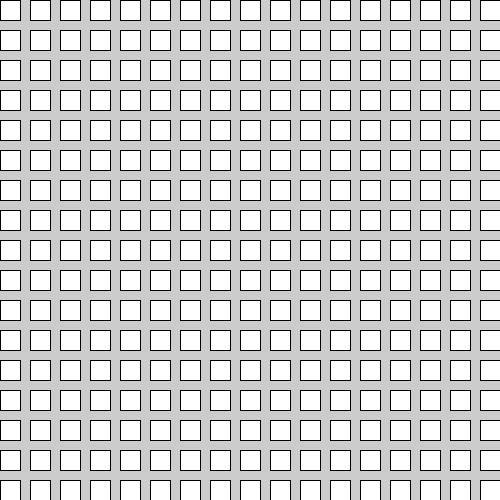
Frame 1 (no input)
Frame 60 (the mouse pressed at the canvas centre just before this capture): identical to frame 1, image omitted
Frame 120 (the mouse held since frame 60 and released just before this capture): identical to frame 1, image omitted

The Processing sketch that drew this single still picture (run headless with seeded random() and noise(); from frame 60 on, the mouse is pressed at the canvas centre):

// Processing sketch: template_griglia
// ── template_griglia.pde
void setup() {
  size(500, 500);
  // CICLI FOR PER GRIGLIA
  for(int i = 0; i < width; i += 30) {
    for(int j = 0; j < height; j+= 30) {
      rect(i, j, 20, 20);
    }
  }
}

void draw() {
}
